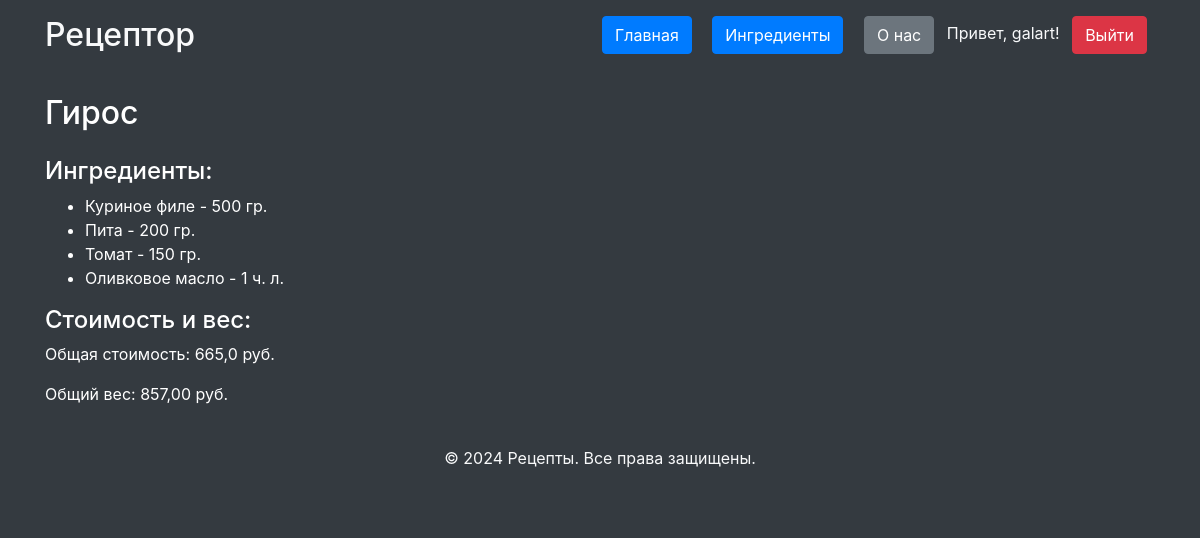
/recipe/1/ (signed in), run on the app's committed database.
### recipe_catalog/models.py (models this page shows, shortened)
class Recipe(models.Model):
    name = models.CharField(
		max_length=300,
		validators=[
			RegexValidator(
				regex=r'^[A-Za-zА-Яа-яёЁ\s]+$',
				message='Название должно быть текстом'
			)
		]
	)
    ingredients = models.ManyToManyField(
        Ingredient, through="RecipeIngredient")
    author = models.ForeignKey(
        User,
        verbose_name='Автор рецепта',
        on_delete=models.CASCADE, null=True
    )

class Ingredient(models.Model):
    name = models.CharField(
		max_length=255,
		validators=[
			RegexValidator(
				regex=r'^[A-Za-zА-Яа-яёЁ\s]+$',
				message='Название должно быть текстом'
			)
		]
	)
    measure_unit = models.ForeignKey(
        MeasureUnit,
        on_delete=models.CASCADE,
        verbose_name='Единица измерения'
    )
    amount = models.IntegerField(
        verbose_name="Количество в единицах измерения",
        validators=[
            MinValueValidator(
                limit_value=1,
                message='Количество должно быть не больше 1'
            )
        ]
    )
    cost = models.FloatField(
        validators=[
            MinValueValidator(
                limit_value=1,
                message='Цена должна быть не меньше 1 рубля'
            )
        ]
    )
    author = models.ForeignKey(
        User,
        verbose_name='Создатель ингредиента',
        on_delete=models.CASCADE, null=True
    )
    @property
    def weight(self):
        if self.measure_unit:
            return self.amount * self.measure_unit.grams_in_unit
        return 0

class MeasureUnit(models.Model):
    name = models.CharField(
		max_length=255,
        verbose_name='Полное название единицы измерения',
		validators=[
			RegexValidator(
				regex=r'^[A-Za-zА-Яа-яёЁ\s]+$',
				message='Название должно быть текстом'
			)
		]
	)
    short_name = models.CharField(
        max_length=20,
        verbose_name='Краткая форма единицы измерения'
    )
    grams_in_unit = models.DecimalField(
        max_digits=10,
        decimal_places=2,
        verbose_name='Количество грамм в единице измерения',
        validators=[
            MinValueValidator(
                limit_value=1,
                message='Вес должен быть не меньше 1'
            )
        ]
    )

### recipe_catalog/views.py (the view)
# urls.py: path('recipe/<int:pk>/', recipe_detail, name='recipe_detail'),
def recipe_detail(request, pk):
    recipe = get_object_or_404(Recipe, pk=pk)
    ingredients = recipe.ingredients.select_related('measure_unit').all()
    total_cost = sum(ingredient.cost for ingredient in ingredients)
    total_weight = sum(ingredient.weight for ingredient in ingredients)
    return render(request, 'recipe_catalog/recipe_detail.html', {
        'recipe': recipe,
        'ingredients': ingredients,
        'cost': total_cost,
        'weight': total_weight,
    })

### templates/recipe_catalog/recipe_detail.html (shortened to what this page needs)
{% extends "base.html" %}
{% block content %}
<h2 class="my-4">{{ recipe.name }}</h2>
<h4>Ингредиенты:</h4>
<ul>
    {% for ingredient in ingredients %}
    <li>
        {{ ingredient.name }} - {{ ingredient.amount }} {{ ingredient.measure_unit.short_name }}
    </li>
    {% empty %}
    <li>Нет ингредиентов</li>
    {% endfor %}
</ul>
<h4>Стоимость и вес:</h4>
<p>Общая стоимость: {{ cost }} руб.</p>
<p>Общий вес: {{ weight }} руб.</p>
{% endblock %}

### templates/base.html (shortened to what this page needs)
<!DOCTYPE html>
<html lang="ru">
<head>
    <link rel="stylesheet" href="https://maxcdn.bootstrapcdn.com/bootstrap/4.5.2/css/bootstrap.min.css">
</head>
<body class="bg-dark text-white">
<header class="bg-dark text-light py-3">
    <div class="container d-flex justify-content-between align-items-center">
        <h2 class="mb-0">Рецептор</h2>
        <nav>
            <a href="/" class="btn btn-primary mx-2">Главная</a>
            <a href="/ingredients" class="btn btn-primary mx-2">Ингредиенты</a>
            <a href="/about" class="btn btn-secondary mx-2">О нас</a>
            {% if user.is_authenticated %}
                <span class="text-light">Привет, {{ user.username }}!</span>
                <a href="/logout" class="btn btn-danger mx-2">Выйти</a>
            {% else %}
                <a href="/login" class="btn btn-success mx-2">Залогиниться</a>
                <a href="/register" class="btn btn-warning mx-2">Зарегистрироваться</a>
            {% endif %}
        </nav>
    </div>
</header>
<main class="container">
    {% block content %}{% endblock %}
</main>
<footer class="bg-dark text-light py-4">
    <div class="container text-center">
        <p>&copy; 2024 Рецепты. Все права защищены.</p>
    </div>
</footer>
</body>
</html>

### data on the page
Recipe: name "Гирос"
Ingredient: name "Куриное филе", amount "500", measure_unit.short_name "гр."
Ingredient: name "Пита", amount "200", measure_unit.short_name "гр."
Ingredient: name "Томат", amount "150", measure_unit.short_name "гр."
Ingredient: name "Оливковое масло", amount "1", measure_unit.short_name "ч. л."

### other printed values
{{ user.username }} "galart"
{{ cost }} "665,0"
{{ weight }} "857,00"
